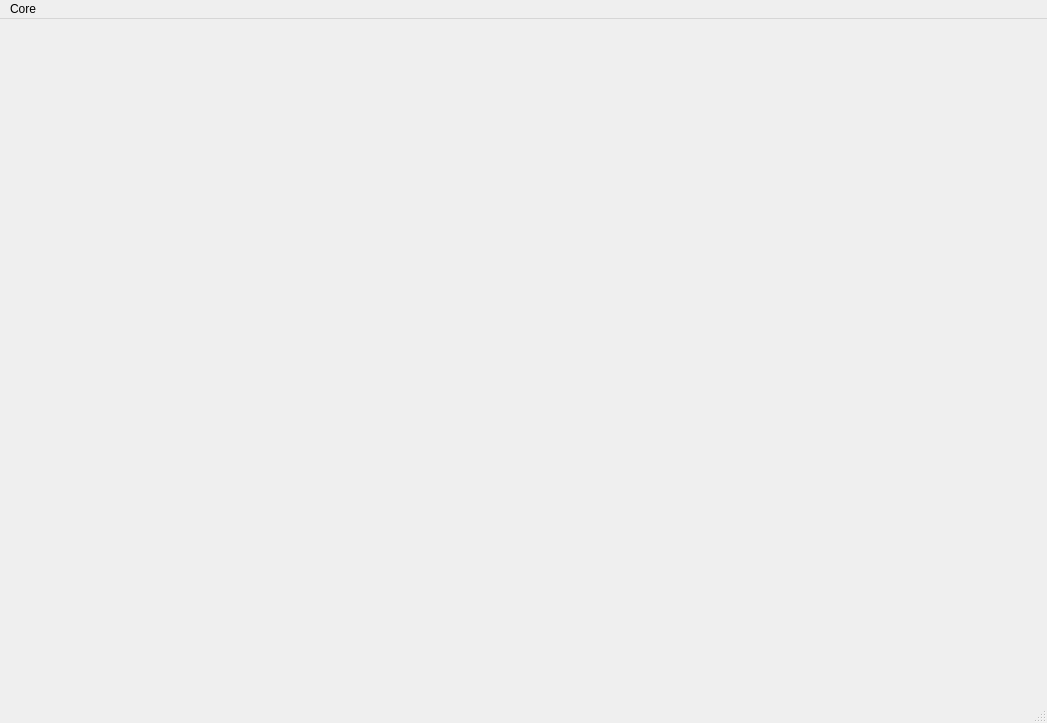
<?xml version="1.0" encoding="UTF-8"?>
<ui version="4.0">
 <class>MainWindow</class>
 <widget class="QMainWindow" name="MainWindow">
  <property name="geometry">
   <rect>
    <x>0</x>
    <y>0</y>
    <width>1047</width>
    <height>723</height>
   </rect>
  </property>
  <property name="windowTitle">
   <string>MainWindow</string>
  </property>
  <widget class="QWidget" name="centralwidget"/>
  <widget class="QMenuBar" name="menubar">
   <property name="geometry">
    <rect>
     <x>0</x>
     <y>0</y>
     <width>1047</width>
     <height>26</height>
    </rect>
   </property>
   <widget class="QMenu" name="menuCore">
    <property name="title">
     <string>Core</string>
    </property>
    <addaction name="actionRestart"/>
    <addaction name="actionClose"/>
    <addaction name="separator"/>
    <addaction name="actionAbout"/>
   </widget>
   <addaction name="menuCore"/>
  </widget>
  <widget class="QStatusBar" name="statusbar"/>
  <action name="actionAbout">
   <property name="text">
    <string>About..</string>
   </property>
  </action>
  <action name="actionRestart">
   <property name="text">
    <string>Restart</string>
   </property>
  </action>
  <action name="actionClose">
   <property name="text">
    <string>Close</string>
   </property>
  </action>
 </widget>
 <resources/>
 <connections/>
</ui>
